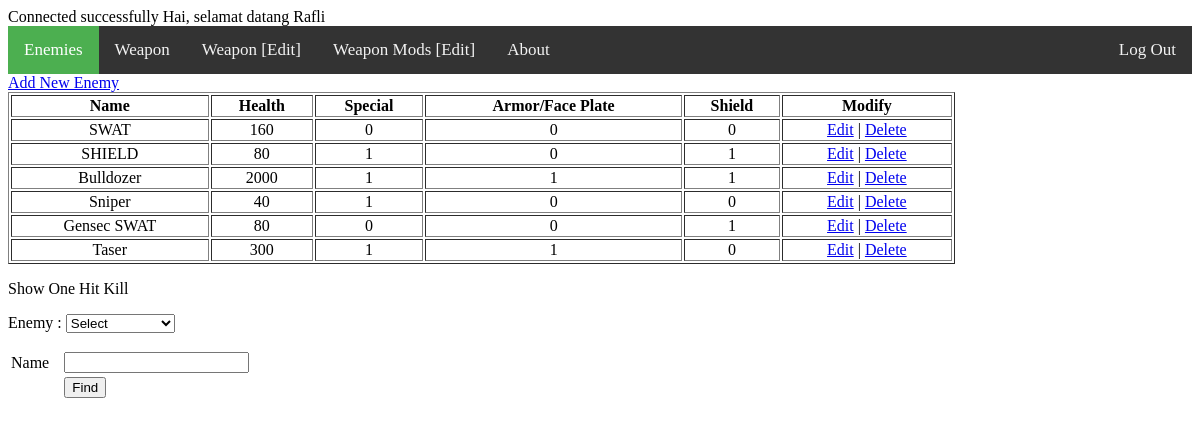
/admin/index.php (signed in), run on the app's committed database.
### tables this page shows
CREATE TABLE `enemy_char` (
  `id` int(4) NOT NULL,
  `char_name` varchar(20) NOT NULL,
  `dmg` float NOT NULL,
  `spesial` tinyint(1) NOT NULL,
  `faceplate` tinyint(1) NOT NULL,
  `shield` tinyint(1) NOT NULL
);

### admin/index.php (the view, shortened to what this page needs)
<?php
include '../config.php';
echo "Hai, selamat datang ". $_SESSION['user_name'];
?>
<head>
	<link rel="stylesheet" href="../style.css">
</head>
<body>
	<div class="topnav">
		<a class="active" href="index.php">Enemies</a>
		<a href="index2.php">Weapon</a>
		<a href="index5.php">Weapon [Edit]</a>
		<a href="index4.php">Weapon Mods [Edit]</a>
		<a href="index3.php">About</a>
		<div class="right_nav">
			<a href="logout.php">Log Out</a>
		</div>
	</div>
	<a href='index_add.php'>Add New Enemy</a>
	<table width='80%' border=1 class="table">
	<tr>
		<th>Name</th>
		<th>Health</th>
		<th>Special</th>
		<th>Armor/Face Plate</th>
		<th>Shield</th>
		<th>Modify</th>
	</tr>
	<?php
	$result = mysqli_query($conn, "SELECT * FROM enemy_char ORDER BY id ASC");
    while($enemy = mysqli_fetch_array($result)) {
        echo "<tr>";
        echo "<td>".$enemy['char_name']."</td>";
        echo "<td>".$enemy['dmg']."</td>";
		echo "<td>".$enemy['spesial']."</td>";
		echo "<td>".$enemy['faceplate']."</td>";
		echo "<td>".$enemy['shield']."</td>";
		echo "<td><a href='index_edit.php?id=$enemy[id]'>Edit</a> | <a href='delete.php?deletedb=1&dataid=$enemy[id]'>Delete</a></td>";
		echo "</tr>";
    }
    ?>
	</table>
	<p>Show One Hit Kill</p>
	<form method="post">
		Enemy : <select name="enemyselect" id="enemyselect" onchange="this.form.submit()">
		<option <?php if(!(isset($_SESSION['enemyselect']))) {?> selected <?php }?>> Select </option>
	</select>
	</form>
	<form action="index.php" method="post" name="Form_index_Find">
        <table width="25%" border="0">
            <tr>
                <td>Name</td>
                <td><input type="text" name="namefind" required></td>
            </tr>
            <tr>
                <td></td>
                <td><input type="submit" name="Find_Enemy" value="Find"></td>
            </tr>
        </table>
    </form>
</body>

### style.css (style rules this page uses)
.topnav { background-color: #333; overflow: hidden; }
.topnav a { float: left; color: #f2f2f2; text-align: center; padding: 14px 16px; text-decoration: none; font-size: 17px; }
.right_nav { text-align: right; float: right; }
.topnav a.active { background-color: #4CAF50; color: white; }
.table { align-items: center; text-align: center; }

### data on the page
enemy_char: char_name "SWAT", dmg "160", spesial "0", faceplate "0", shield "0"
enemy_char: char_name "SHIELD", dmg "80", spesial "1", faceplate "0", shield "1"
enemy_char: char_name "Bulldozer", dmg "2000", spesial "1", faceplate "1", shield "1"
enemy_char: char_name "Sniper", dmg "40", spesial "1", faceplate "0", shield "0"
enemy_char: char_name "Gensec SWAT", dmg "80", spesial "0", faceplate "0", shield "1"
enemy_char: char_name "Taser", dmg "300", spesial "1", faceplate "1", shield "0"

### other printed values
$_SESSION['user_name'] "Rafli"
